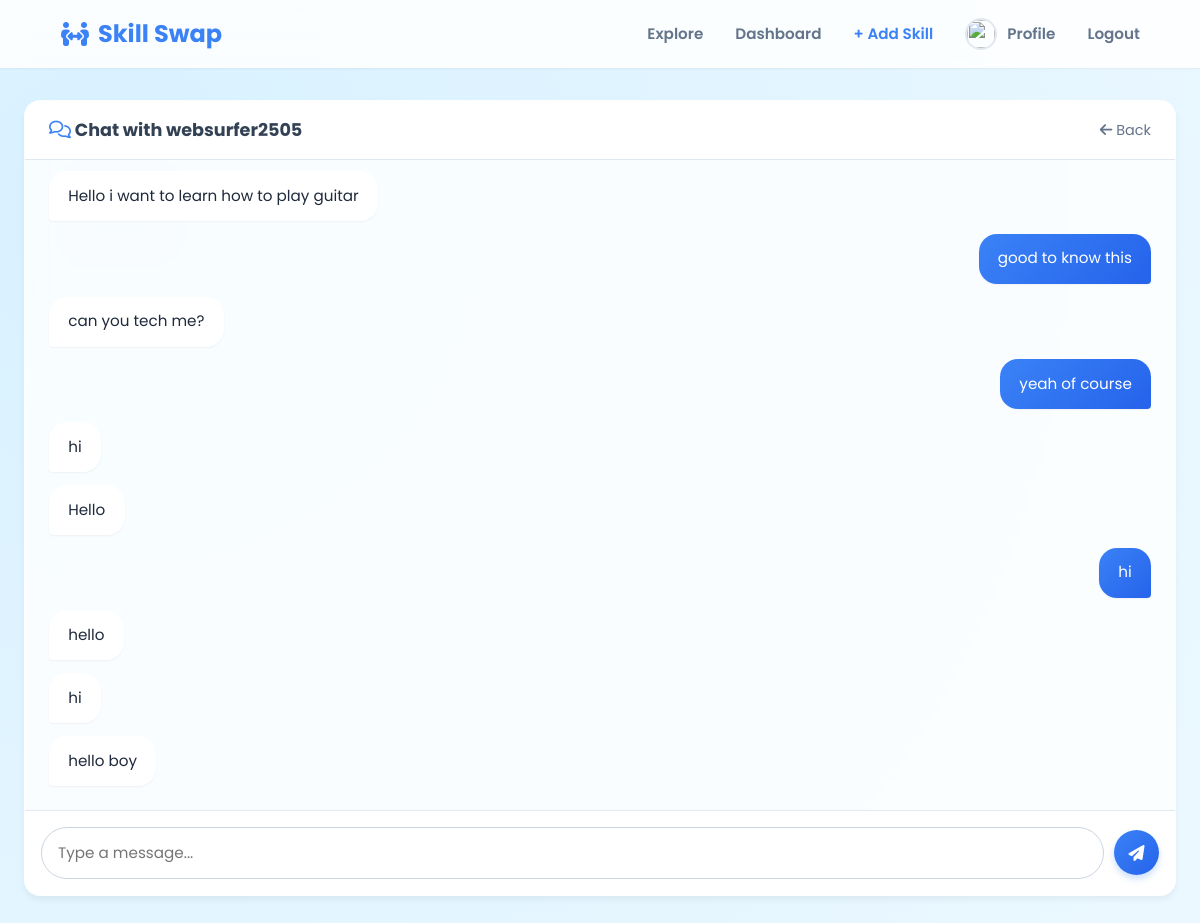
The app's page /chat/3/ (signed in) with its own data.
### core/models.py (models this page shows)
class Message(models.Model):
    sender = models.ForeignKey(User, related_name='sent_messages', on_delete=models.CASCADE)
    receiver = models.ForeignKey(User, related_name='received_messages', on_delete=models.CASCADE)
    content = models.TextField()
    timestamp = models.DateTimeField(auto_now_add=True)
    is_read = models.BooleanField(default=False)

### core/views.py (the view)
# urls.py: path('chat/<int:user_id>/', views.chat, name='chat'),
@login_required
def chat(request, user_id):
    other_user = get_object_or_404(User, id=user_id)
    Message.objects.filter(
        sender=other_user,
        receiver=request.user,
        is_read=False
    ).update(is_read=True)
    messages = Message.objects.filter(
        Q(sender=request.user, receiver=other_user) |
        Q(sender=other_user, receiver=request.user)
    ).order_by('timestamp')
    if request.method == 'POST':
        content = request.POST.get('content')
        if content: # Prevent empty messages
            Message.objects.create(sender=request.user, receiver=other_user, content=content)
        return redirect('chat', user_id=user_id)
    return render(request, 'core/chat.html', {'other_user': other_user, 'messages': messages})

### templates/core/chat.html (shortened to what this page needs)
{% extends 'base.html' %}
{% load static %}
{% block extra_css %}
    <link rel="stylesheet" href="{% static 'core/css/chat.css' %}">
{% endblock %}
{% block content %}
<div class="chat-container">
    <div class="chat-header">
        <h3 class="chat-title">
            <i class="fa-regular fa-comments" style="color: #3b82f6;"></i>
            Chat with {{ other_user.username }}
        </h3>
        <a href="{% url 'dashboard' %}" class="back-link">
            <i class="fa-solid fa-arrow-left"></i> Back
        </a>
    </div>
    <div class="messages-area" id="msg-area">
        {% for msg in messages %}
        <div class="message-row">
            <div class="message-bubble {% if msg.sender == request.user %}msg-sent{% else %}msg-received{% endif %}">
                {{ msg.content }}
            </div>
        </div>
        {% endfor %}
    </div>
    <form method="POST" class="chat-input-area">
        <input type="text" name="content" placeholder="Type a message..." required autocomplete="off">
        <button type="submit" class="btn btn-primary btn-send">
            <i class="fa-solid fa-paper-plane"></i>
        </button>
    </form>
</div>
{% endblock %}

### core/static/core/css/style.css (style rules this page uses)
:root { --primary: #3b82f6; --primary-dark: #2563eb; --primary-light: #dbeafe; --secondary: #64748b; --bg-light: #f8fafc; --white: #ffffff; --shadow-sm: 0 1px 2px 0 rgba(0, 0, 0, 0.05); --shadow-lg: 0 10px 15px -3px rgba(0, 0, 0, 0.1), 0 4px 6px -2px rgba(0, 0, 0, 0.05); --radius: 16px; }
* { margin: 0; padding: 0; box-sizing: border-box; font-family: 'Poppins', sans-serif; }
body { background: radial-gradient(circle at 10% 20%, rgb(216, 241, 255) 0%, rgb(235, 248, 255) 90%), linear-gradient(135deg, #e6f2ff 0%, #cce5ff 100%); background-size: cover; background-attachment: fixed; color: #1e293b; min-height: 100vh; display: flex; flex-direction: column; position: relative; overflow-x: hidden; }
.btn, .btn-primary { display: inline-block; padding: 0.75rem 1.5rem; background: linear-gradient(135deg, var(--primary) 0%, var(--primary-dark) 100%); color: white; text-decoration: none; border-radius: 50px; font-weight: 600; border: none; cursor: pointer; transition: transform 0.2s, box-shadow 0.2s; text-align: center; box-shadow: 0 4px 6px rgba(59, 130, 246, 0.25); font-size: 1rem; }
input[type="text"], input[type="email"], input[type="password"], textarea { width: 100%; padding: 0.85rem 1rem; border: 1px solid #cbd5e1; border-radius: 12px; margin-bottom: 1rem; font-size: 0.95rem; outline: none; transition: all 0.2s; background: rgba(255, 255, 255, 0.8); }

### core/static/core/css/chat.css (style rules this page uses)
.chat-container { height: 75vh; display: flex; flex-direction: column; background: rgba(255, 255, 255, 0.8); backdrop-filter: blur(10px); border: 1px solid rgba(255,255,255,0.5); border-radius: 16px; box-shadow: 0 4px 6px rgba(0,0,0,0.05); overflow: hidden; }
.chat-header { padding: 1rem 1.5rem; border-bottom: 1px solid #e2e8f0; display: flex; justify-content: space-between; align-items: center; background: rgba(255,255,255,0.9); }
.chat-title { color: #334155; margin: 0; font-size: 1.1rem; }
.back-link { color: #64748b; text-decoration: none; font-size: 0.9rem; }
.messages-area { flex: 1; overflow-y: auto; padding: 1.5rem; display: flex; flex-direction: column; gap: 0.8rem; }
.message-row { display: flex; width: 100%; }
.message-bubble { max-width: 70%; padding: 0.85rem 1.2rem; border-radius: 18px; font-size: 0.95rem; line-height: 1.5; position: relative; box-shadow: 0 1px 2px rgba(0,0,0,0.05); }
.msg-sent { background: linear-gradient(135deg, #3b82f6 0%, #2563eb 100%); color: white; margin-left: auto; border-bottom-right-radius: 4px; }
.msg-received { background: white; color: #1e293b; margin-right: auto; border-bottom-left-radius: 4px; }
.chat-input-area { padding: 1rem; background: rgba(255,255,255,0.9); border-top: 1px solid #e2e8f0; display: flex; gap: 10px; align-items: center; }
.chat-input-area input { margin-bottom: 0; border-radius: 50px; flex: 1; }
.btn-send { width: 45px; height: 45px; padding: 0; border-radius: 50%; display: flex; align-items: center; justify-content: center; }

### records on screen
Message: content "Hello i want to learn how to play guitar"
Message: content "good to know this"
Message: content "can you tech me?"
Message: content "yeah of course"
Message: content "hi"
Message: content "Hello"
Message: content "hi"
Message: content "hello"
Message: content "hi"
Message: content "hello boy"

### other values on screen
{{ other_user.username }} "websurfer2505"
